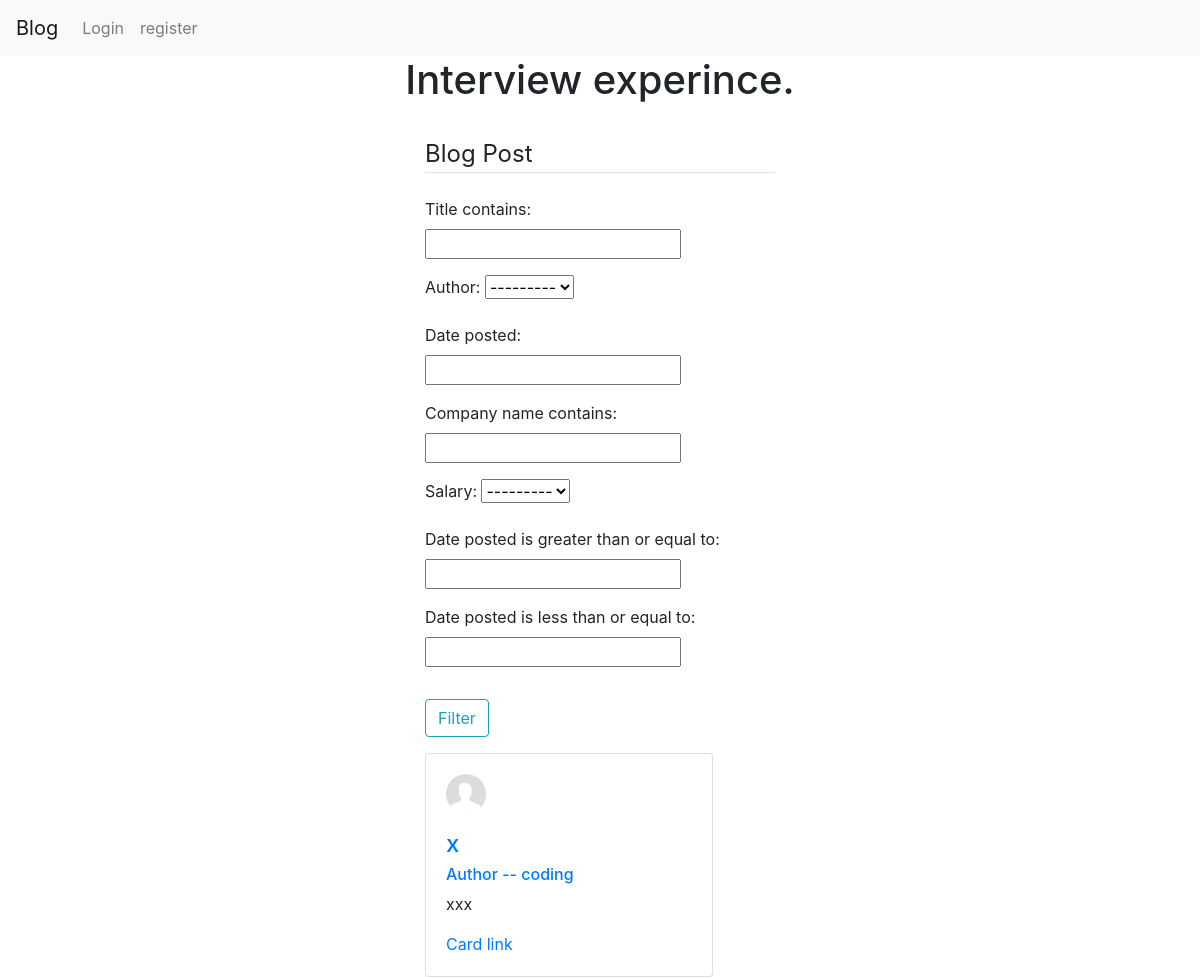
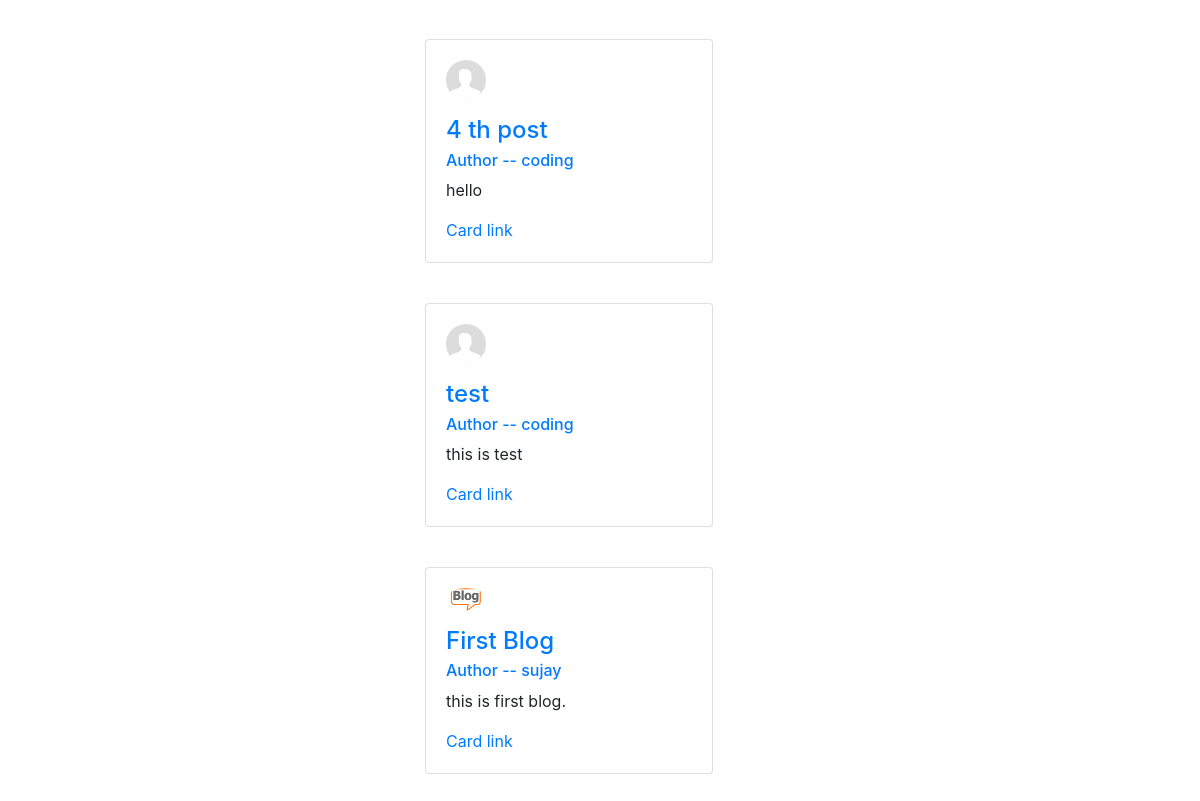
/post/filter/, run on the app's committed database (2 pictures, top to bottom).
### blog/models.py (models this page shows, shortened)
class blog(models.Model):
    title = models.CharField(max_length=30)
    author = models.ForeignKey(User,on_delete=models.CASCADE,blank=True, null=True)
    date_posted = models.DateTimeField(auto_now_add=True)
    content = models.TextField()
    image1 = models.ImageField(upload_to='static/images/blog_img',null=True)
    image2 = models.ImageField(upload_to='static/images/blog_img',null=True)
    company_name = models.CharField(max_length=30,null=True)
    salary_range = [('4','4lakh'),('6','6lakh'),('8','8lakh'),('10','10lakh'),('12','12lakh'),('14','14lakh'),('16','16lakh'),('20','20lakh'),('30','30lakh'),('35','35lakh'),('40','40lakh')]
    salary = models.CharField(max_length=3,choices=salary_range,null=True)
    pdf = models.FileField(upload_to='static/files',null=True)
    class Meta:
        ordering = ['-date_posted']
    objects = models.Manager()

### user/models.py (models this page shows, shortened)
class Profile(models.Model):
    user = models.OneToOneField(User,on_delete=models.CASCADE)
    profile_pic = models.ImageField(upload_to='profile_pics',null=True)
    bio = models.TextField(blank=True,null=True)
    sem_list = [('1','first'),('2','second'),('3','third'),('4','fourth'),('5','fifth'),('6','sixth'),('7','seventh'),('8','eigth')]
    sem = models.CharField(max_length=1,choices=sem_list,default='first')

### blog/views.py (the view)
# urls.py: path('post/filter/',views.Filter,name="post-filter"),
def Filter(request):
    b = blog.objects.all()
    myfilter = BlogFilter(request.GET,queryset=b)
    blogs = myfilter.qs
    context = { 'myfilter':myfilter, 'blogs':blogs}
    return render(request,'blog/blog_filter.html',context)

### blog/templates/blog/blog_filter.html (shortened to what this page needs)
{% extends 'user/base.html' %}
{% load static %}
{% block  content %}
      <br>
      <div class="content-section">
        <form method="get" enctype="multipart/form-data">
            <fieldset class="form-group">
                <legend class="border-bottom mb-4">Blog Post</legend>
                {{ myfilter.form.as_p }}
            </fieldset>
            <div class="form-group">
                <button class="btn btn-outline-info" type="submit">Filter</button>
            </div>
        </form>
    </div>
    {% for blog in blogs  %}
    <article class="media content-section my-2">
    <div class="card" style="width: 18rem;">
        <div class="card-body">
            <img class="rounded-circle mb-3" width=40px src="{{ blog.author.profile.profile_pic.url }}">
            <h4 class="card-title"><a class="article-title" href="{% url 'post-detail' blog.id %}" >{{blog.title}} </a></h4>
            <h6 class="card-subtitle mb-2 text-muted"> <a href="{% url 'user-home' blog.author.id %}"> Author -- {{blog.author}} </a> </h6>
            <p class="card-text"> {{blog.content}}</p>
            <a href="#" class="card-link">Card link</a>
        </div>
    </div>
    </article>
    <br>
    {% endfor %}
{% endblock  %}

### data on the page
blog: author.profile.profile_pic (placeholder picture), title "x", author "coding", content "xxx"
blog: author.profile.profile_pic (placeholder picture), title "4 th post", author "coding", content "hello"
blog: author.profile.profile_pic (placeholder picture), title "test", author "coding", content "this is test"
blog: author.profile.profile_pic (picture), title "First Blog", author "sujay", content "this is first blog."
